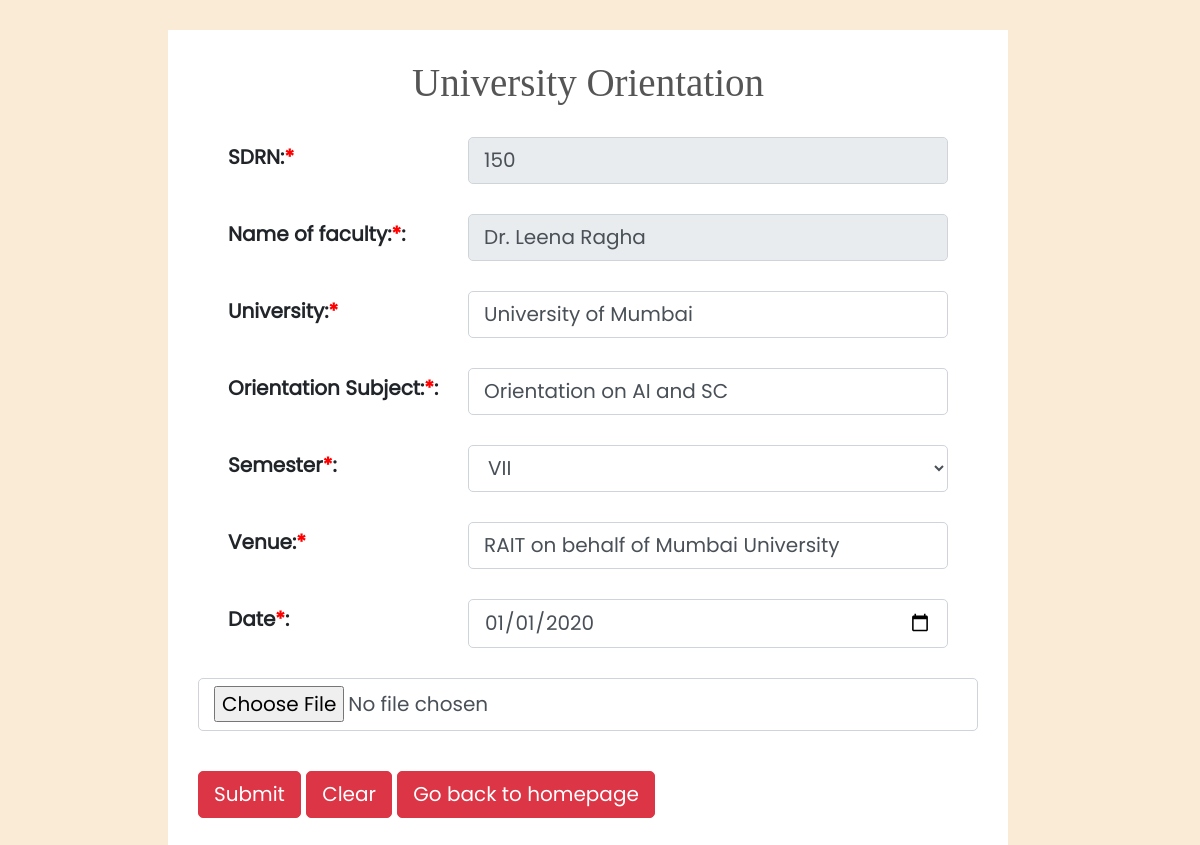
/modules/FacultyParticipation/faculty/UpdateOrientation1.php?id=1 (signed in), run on the app's committed database.
### tables this page shows
CREATE TABLE `faculty` (
  `Sdrn` int(11) NOT NULL,
  `First_name` varchar(20) NOT NULL,
  `Middle_name` varchar(20) DEFAULT NULL,
  `Last_name` varchar(20) DEFAULT NULL,
  `DOB` date NOT NULL,
  `Department` varchar(30) NOT NULL,
  `Contact_no` bigint(10) NOT NULL,
  `p_address` varchar(200) NOT NULL,
  `r_address` varchar(200) NOT NULL,
  `Email` varchar(50) NOT NULL,
  `Doj` date NOT NULL,
  `Qualification` varchar(50) NOT NULL,
  `Specialization` varchar(150) NOT NULL,
  `Desig` varchar(30) NOT NULL,
  `Password` varchar(20) NOT NULL,
  `OTP` varchar(20) DEFAULT NULL,
  `profile_photo` blob NOT NULL,
  `image_type` varchar(15) NOT NULL,
  `aadhar_card` varchar(50) NOT NULL,
  `pan_card` varchar(50) NOT NULL,
  `bank_acc_no` int(20) NOT NULL,
  `bank_ifsc_code` varchar(15) NOT NULL
);

CREATE TABLE `orientation` (
  `Srno` int(11) NOT NULL,
  `SDRN` int(10) NOT NULL,
  `Name` varchar(50) NOT NULL,
  `University` varchar(50) NOT NULL,
  `Subject` varchar(50) NOT NULL,
  `Semester` varchar(10) NOT NULL,
  `Venue` varchar(80) NOT NULL,
  `Date` date NOT NULL,
  `uploads` varchar(80) NOT NULL
);

### modules/FacultyParticipation/faculty/session.php (called while the page is built, shortened)
<?php
$link = mysqli_connect("localhost", "root", "", "faculty_par");
$user_check = $_SESSION['login_user'];
$sql = "select First_name,Last_name from faculty where Sdrn = '$user_check'";
$result = mysqli_query($link, $sql);
$row = mysqli_fetch_array($result, MYSQLI_ASSOC);
$login_session = $row['First_name'];
$login_sess = $row['Last_name'];

### modules/FacultyParticipation/faculty/UpdateOrientation1.php (the view, shortened to what this page needs)
<!doctype html>
<?php
include('session.php');
$ids = $_GET['id'];
$link = mysqli_connect("localhost", "root", "", "faculty_par");
$query = " SELECT * FROM orientation WHERE Srno = '$ids' ";
$query_run = mysqli_query($link, $query);
$row = mysqli_fetch_array($query_run);
?>
<html class="no-js" lang="English">
<head>
  <link href="css/styles.css" rel="stylesheet" type="text/css" />
  <link rel="stylesheet" href="https://maxcdn.bootstrapcdn.com/bootstrap/4.0.0/css/bootstrap.min.css">
</head>
<body>
  <div>
    <div>
      <form action="Updateorientation2.php?id2=<?php echo $ids; ?>" class="form-group" method="POST" enctype="multipart/form-data">
        <h1>
          <div class="login100-form-title">
            University Orientation
          </div>
        </h1>
        <div class="formGroup">
          <label class="SDRN">SDRN:<span class="required">*</span> </label>
          <input type="text" class="form-control" required name="SDRN" placeholder="SDRN" value="<?php echo $user_check; ?>" readonly>
        </div>
        <div class="formGroup">
          <label for="name">Name of faculty:<span class="required">*</span>:</label>
          <input type="text" name="Name" class="form-control" placeholder="enter full name" value="<?php echo $login_session;
                                                                                                    echo " ";
                                                                                                    echo $login_sess; ?>" readonly />
        </div>
        <div class="formGroup">
          <label class="University" name="University">University:<span class="required">*</span> </label>
          <input type="text" class="form-control" required name="University" placeholder=" " value="<?php echo $row['University']; ?>">
        </div>
        <div class="formGroup">
          <label class="name" for="orientSub">Orientation Subject:<span class="required">*</span>:</label>
          <input type="text" class="form-control" name="Subject" id="" placeholder="Orientation Subject" value="<?php echo $row['Subject']; ?>" required>
        </div>
        <div class="formGroup">
          <label for="sem">Semester<span class="required">*</span>:</label>
          <select name="Semester" id="sem" class="form-control" value="<?php echo $row['Semester']; ?>" required>
            <option name="Semester"><?php echo $row['Semester']; ?></option>
          </select>
        </div>
        <div class="formGroup">
          <label class="venue">Venue:<span class="required">*</span></label>
          <input list="all-collage" required id="venue" name="Venue" class="form-control" value="<?php echo $row['Venue']; ?>" onchange="changevenue()">
        </div>
        <div class="formGroup">
          <label class="date" for="date">Date<span class="required">*</span>:</label>
          <input type="date" class="form-control" name="Date" id="date" value="<?php echo $row['Date']; ?>">
        </div>
        <input type="file" name="file" size="50" class="form-control" required /></br>
        <input type="submit" class="btn btn-danger" name="Next" action="">
        <input type="reset" class="btn btn-danger" value="Clear">
        <a href="welcome.php" class="btn btn-danger">Go back to homepage</a>
      </form>
    </div>
  </div>
</body>
</html>

### modules/FacultyParticipation/faculty/css/styles.css (style rules this page uses)
:root { --red:#C10223; }
*,html { margin:0; padding: 0; box-sizing: border-box; left: 0px!important; }
body { overflow-x: hidden; }
.form-group { width: 70%; height: auto; padding: 30px; background-color: white; transform: translateX(20%); margin-top: 30px; font-weight: bold; }
.form-group .required { color: red; }
.formGroup { display: flex; justify-content: space-between; margin: 30px; }
.formGroup input, .formGroup select { max-width: 40vw; }

### modules/FacultyParticipation/faculty/UpdateOrientation1.php (style rules this page uses)
* { margin: 0px; padding: 0px; box-sizing: border-box; }
body, html { height: 100%; font-family: Poppins-Regular, sans-serif; background-color: antiquewhite; line-height: 40px; font-size: 20px; position: relative; left: 60px }
a { font-family: Poppins-Regular; font-size: 14px; line-height: 1.7; color: #666666; margin: 0px; transition: all 0.4s; -webkit-transition: all 0.4s; -o-transition: all 0.4s; -moz-transition: all 0.4s; }
h1, h2, h3, h4, h5, h6 { margin: 0px; text-size-adjust: 30px; text-align: center; position: relative; right: 60px; font-family: Poppins-Regular; src: url('../fonts/poppins/Poppins-Regular.ttf'); color: #666666; }
input { outline: none; border: solid 1px; }
label { display: block; margin: 0; }
.login100-form-title { width: 100%; display: block; font-family: Montserrat-Medium; font-size: 39px; color: #555555; line-height: 1.2; text-align: center; }

### data on the page
faculty: Name "Dr. Leena Ragha"
orientation: University "University of Mumbai", Subject "Orientation on AI and SC", Semester "VII", Venue "RAIT on behalf of Mumbai University", Date "01/01/2020"
